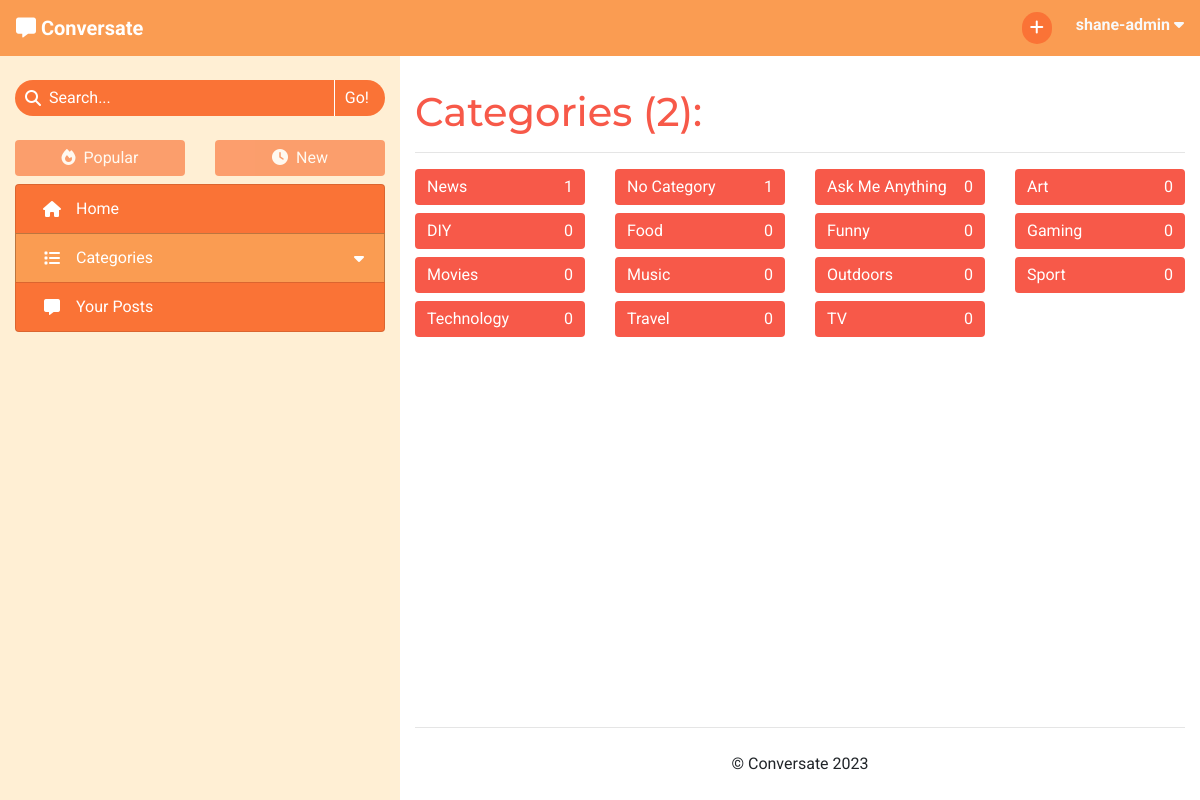
The app's page /categories/browse (signed in) with its own data.
### forum/models.py (models this page shows, shortened)
class Category(models.Model):
    name = models.CharField(max_length=30, unique=True)
    slug = models.SlugField(max_length=30, unique=True)
    icon = models.CharField(max_length=30, default="fa-tag")
    def number_of_posts(self):
        return self.tagged_posts.count()

### forum/views.py (the view)
# urls.py: path('categories/browse', views.BrowseCategories.as_view(),
class BrowseCategories(View):
    def get(self, request):
        if not request.user.is_authenticated:
            return redirect('/accounts/login')
        categories = Category.objects \
                             .annotate(num_posts=Count('tagged_posts')) \
                             .order_by('-num_posts')
        context = get_category_list_context(request, categories)
        context['selected_tab'] = 'Browse Categories'
        return render(
            request,
            'category_list.html',
            context,
        )

### forum/core/categories.py (called while the page is built)
def get_top_categories(limit=CATEGORY_COLLAPSIBLE_LIMIT):
    categories = list(Category.objects
                      .annotate(num_posts=Count('tagged_posts'))
                      .filter(num_posts__gt=0)
                      .order_by('-num_posts'))
    num_categories = len(categories)
    category_none = Category.objects.get(slug='none')
    if category_none in categories:
        categories.remove(category_none)
    return {
        'num_categories': num_categories,
        'top_categories': categories[:limit],
        'has_more_categories': (len(categories) > limit)
    }

### forum/core/content.py (called while the page is built)
def get_base_context(request):
    context = get_top_categories()
    context['disable_sort'] = True
    return context

def get_category_list_context(request, category_list):
    context = get_base_context(request)
    context['item_list'] = category_list
    context.update(get_paginated_items(request, category_list,
                                       CATEGORIES_PER_PAGE))
    return context

### forum/core/pagination.py (called while the page is built)
def get_paginated_items(request, object_list, items_per_page):
    p = Paginator(object_list, items_per_page)
    page = request.GET.get('page')
    current_items = p.get_page(page)
    pagination_context = {
        'item_list': current_items,
        'page': page
    }
    if page is None:
        page = 1
    if p.num_pages > NUM_PAGES:
        pagination_context.update(get_page_range(
            int(page),
            p.num_pages
        ))
    else:
        pagination_context['page_range'] = p.page_range
    return pagination_context

### templates/category_list.html (shortened to what this page needs)
{% extends "base.html" %}
{% block content %}
<h1>Categories ({{ num_categories }}):</h1>
<hr>
<div class="row">
    {% for category in item_list %}
        <div class="col-sm-6 col-lg-3 mb-2">
            <a class="btn btn-block d-flex align-items-center justify-content-between"
                href="{% url 'categories' category.slug %}">
                <span>{{ category.name }}</span>
                <span>{{ category.number_of_posts }}</span>
            </a>
        </div>
    {% endfor %}
</div>
{% endblock content %}

### templates/base.html (shortened to what this page needs)
{% load static %}
<!DOCTYPE html>
<html lang="en">
<head>
    <link rel="stylesheet" href="https://cdn.jsdelivr.net/npm/bootstrap@4.6.2/dist/css/bootstrap.min.css"
>
    <link rel="stylesheet" href="{% static 'css/style.css' %}" type="text/css">
</head>
<body id="main-page">
    <header class="navbar navbar-expand-sm navbar-dark">
        <div>
            <a class="navbar-brand" href="{% url 'home' %}" aria-label="Go to the home page">
                <i class="fa-solid fa-message"></i>
                <strong>Conversate</strong>
            </a>
        </div>
            <ul class="nav justify-content-end">
                {% if user.is_authenticated %}
                    <li class="nav mr-2 mr-lg-4">
                        <a class="nav-icon" href="{% url 'new_post' %}">
                            <i class="fa-solid fa-plus"></i>
                        </a>
                    </li>
                    <li class="nav dropdown">
                        <span class="text-light d-none d-md-inline" data-toggle="dropdown" role="button"
                            aria-expanded="false" aria-label="User Information">
                            <strong class="align-middle">{{ user.username }}
                                <i class="fa-solid fa-caret-down"></i>
                            </strong>
                        </span>
                    </li>
                {% else %}
                    <li class="nav">
                        <a href="{% url 'account_login' %}" class="btn">Log In</a>
                    </li>
                {% endif %}
            </ul>
        </header>
    <div>
        <div class="container-fluid">
            <div class="row">
                <nav class="d-none d-md-block col-4">
                    <form action="{% url 'search_post' %}" method="GET" autocomplete="off">
                        <div class="search-bar mt-4" role="button" data-toggle="popover"
                            data-placement="bottom">
                            <div class="center-to-container">
                                <i class="fa-solid fa-magnifying-glass"></i>
                            </div>
                            <input type="text" id="search-input" name="search_query"
                                {% if search_result %} value="{{ search_result }}"{% endif %} placeholder="Search..." required>
                            <input type="submit" class="side-nav-btn" value="Go!">
                        </div>
                    </form>
                    <div class="container-fluid px-0 mt-4 mb-2">
                        <div class="row">
                            {% with request.path|add:"?"|add:request.GET.urlencode as current_path %}
                            <div class="col-6">
                                {% if disable_sort %}
                                    <div>
                                {% elif request.GET.urlencode %}
                                    <a href="{% url 'sort_posts' 0 current_path %}" class="anchor-no-style">
                                {% else %}
                                    <a href="{% url 'sort_posts' 0 request.path %}" class="anchor-no-style">
                                {% endif %}
                                    <div class="btn btn-block side-nav-btn
                                        {% if disable_sort %} disabled{% elif not user.profile.sort_by_new %} active{% endif %}">
                                        <i class="fa-solid fa-fire mr-lg-1"></i>
                                        Popular
                                    </div>
                                {% if disable_sort %}
                                    </div>
                                {% else %}
                                    </a>
                                {% endif %}
                            </div>
                            <div class="col-6">
                                {% if disable_sort %}
                                    <div>
                                {% elif request.GET.urlencode %}
                                    <a href="{% url 'sort_posts' 1 current_path %}" class="anchor-no-style">
                                {% else %}
                                    <a href="{% url 'sort_posts' 1 request.path %}" class="anchor-no-style">
                                {% endif %}
                                    <div class="btn btn-block side-nav-btn
                                        {% if disable_sort %} disabled{% elif user.profile.sort_by_new %} active{% endif %}">
                                        <i class="fa-solid fa-clock mr-lg-1"></i>
                                        New
                                    </div>
                                {% if disable_sort %}
                                    </div>
                                {% else %}
                                    </a>
                                {% endif %}
                            </div>
                            {% endwith %}
                        </div>
                    </div>
                    <div class="list-group side-nav">
                        <a class="list-group-item list-group-item-action side-nav-btn
                            {% if selected_tab == 'Home' %} active{% endif %}" href="{% url 'home' %}">
                            <i class="fa-solid fa-house center-to-container"></i>
                            <span class="d-inline-block ml-lg-2">Home</span>
                        </a>
                        <a id="category-collapse" class="list-group-item list-group-item-action side-nav-btn clickable
                            {% if 'Categories' in selected_tab %} active{% endif %}" data-toggle="collapse"
                            href="#side-nav-categories" role="button" aria-expanded="false" aria-controls="side-nav-categories">
                            <i class="fa-solid fa-list center-to-container"></i>
                            <div class="ml-lg-2">Categories</div>
                            <i class="fa-solid fa-caret-down center-to-container"></i>
                        </a>
                        <a class="list-group-item list-group-item-action side-nav-btn clickable"
                            href="{% url 'my_posts' %}">
                            <i class="fa-solid fa-message center-to-container"></i>
                            <span class="d-inline-block ml-lg-2">Your Posts</span>
                        </a>
                    </div>
                </nav>
                <div id="main-content" class="col col-md-8">
                    <section>
                        {% block content %}
                        {% endblock content %}
                    </section>
                    <footer>
                        <hr>
                        <p class="text-center my-4">&copy; Conversate 2023</p>
                    </footer>
                </div>
            </div>
        </div>
    </div>
</body>
</html>

### static/css/style.css (style rules this page uses)
* { font-family: 'Roboto', sans-serif; }
h1, h2, h3 { font-family: 'Montserrat', sans-serif; }
.clickable { cursor: pointer; }
a, h1, h2, h3 { color: #f75949; }
.btn { background-color: #f75949; border: none; color: white; }
.center-to-container { display: flex; align-items: center; justify-content: center; }
.navbar { background-color: #FA9C52; display: grid; grid-template-columns: 1fr 1fr; grid-template-rows: 1fr; }
.nav-icon { color: white; background-color: #FA7336; border: none; border-radius: 32px; width: 30px; padding: 4px; text-align: center; }
.side-nav-btn, .side-nav-btn:focus { color: white; background-color: #FA7336; transition: color .15s ease-in-out, background-color .15s ease-in-out, border-color .15s ease-in-out, box-shadow .15s ease-in-out; }
.list-group-item-action { display: grid; grid-template-columns: 32px 1fr auto; grid-template-rows: 1fr; }
.side-nav-btn.active { background-color: #FA9C52; border: 1px solid rgba(0, 0, 0, 0.25); }
#category-collapse { border-bottom: none; }
.search-bar { border-radius: 32px; width: 100%; background-color: #FA7336; color: white; display: grid; grid-template-columns: auto 1fr auto; grid-template-rows: 1fr; overflow: hidden; }
.search-bar i { padding-left: 10px; }
#search-input, #search-input::placeholder { margin-left: 8px; padding: 6px 0; border: none; outline: none; display: inline-block; min-width: 0; background-color: #FA7336; color: white; }
.search-bar input[type=submit] { background: none; border: none; border-left: 1px solid white; padding: 4px 16px 4px 10px; color: white; }
#main-page { background-color: #FFEFD4; }
#main-content { background-color: white; padding-top: 32px; height: calc(100vh - 56px); overflow-y: auto; display: grid; grid-template-columns: 1fr; grid-template-rows: 1fr auto; }

### records on screen
Category: name "News", number_of_posts "1"
Category: name "No Category", number_of_posts "1"
Category: name "Ask Me Anything", number_of_posts "0"
Category: name "Art", number_of_posts "0"
Category: name "DIY", number_of_posts "0"
Category: name "Food", number_of_posts "0"
Category: name "Funny", number_of_posts "0"
Category: name "Gaming", number_of_posts "0"
Category: name "Movies", number_of_posts "0"
Category: name "Music", number_of_posts "0"
Category: name "Outdoors", number_of_posts "0"
Category: name "Sport", number_of_posts "0"
Category: name "Technology", number_of_posts "0"
Category: name "Travel", number_of_posts "0"
Category: name "TV", number_of_posts "0"

### other values on screen
{{ user.username }} "shane-admin"
{{ num_categories }} "2"
